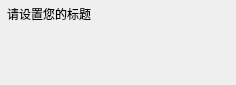
<?xml version="1.0" encoding="UTF-8"?>
<ui version="4.0">
 <class>TopWindow</class>
 <widget class="QWidget" name="TopWindow">
  <property name="geometry">
   <rect>
    <x>0</x>
    <y>0</y>
    <width>236</width>
    <height>85</height>
   </rect>
  </property>
  <property name="windowTitle">
   <string>TopWindow</string>
  </property>
  <property name="styleSheet">
   <string notr="true">#titleBar {
    border-top-left-radius: 3px;
    border-top-right-radius: 3px;
}

#titleBar #titleLabel {
    padding-left: 4px;
}

#titleBar QPushButton  {
    border: none;
    min-width: 25px;
    max-width: 25px;
    min-height: 27px;
    max-height: 27px;
    padding: 0;
    margin: 0;
    border-width: 0 0 0 0;
}

#titleBar #minButton {
    border-image: url(://images/min.png) 0 0 0 0 stretch stretch;
}
#titleBar #minButton:hover {
    border-image: url(://images/min-hover.png) 0 0 0 0 stretch stretch;
}
#titleBar #minButton:pressed {
    border-image: url(://images/min-pressed.png) 0 0 0 0 stretch stretch;
}

#titleBar #maxButton {
    border-image: url(://images/max.png) 0 0 0 0 stretch stretch;
}
#titleBar #maxButton:hover {
    border-image: url(://images/max-hover.png) 0 0 0 0 stretch stretch;
}

#titleBar #maxButton:pressed {
    border-image: url(://images/max-pressed.png) 0 0 0 0 stretch stretch;
}

#titleBar #restoreButton {
    border-image: url(://images/restore.png) 0 0 0 0 stretch stretch;
}
#titleBar #restoreButton:hover {
    border-image: url(://images/restore-hover.png) 0 0 0 0 stretch stretch;
}

#titleBar #restoreButton:pressed {
    border-image: url(://images/restore-pressed.png) 0 0 0 0 stretch stretch;
}

#titleBar #closeButton {
    border-image: url(://images/close.png) 0 0 0 0 stretch stretch;
}
#titleBar #closeButton:hover {
    border-image: url(://images/close-hover.png) 0 0 0 0 stretch stretch;
}

#titleBar #closeButton:pressed {
    border-image: url(://images/close-pressed.png) 0 0 0 0 stretch stretch;
}

QSizeGrip {
    width: 12px;
    height: 12px;
    border-width: 0 0 0 0;
    border-image: url(://images/size-grip.png) 0 0 0 0 stretch stretch;
}
</string>
  </property>
  <layout class="QGridLayout" name="gridLayout">
   <property name="leftMargin">
    <number>0</number>
   </property>
   <property name="topMargin">
    <number>0</number>
   </property>
   <property name="rightMargin">
    <number>0</number>
   </property>
   <property name="bottomMargin">
    <number>0</number>
   </property>
   <item row="0" column="0">
    <widget class="QWidget" name="titleBar" native="true">
     <layout class="QHBoxLayout" name="horizontalLayout">
      <property name="spacing">
       <number>0</number>
      </property>
      <property name="leftMargin">
       <number>0</number>
      </property>
      <property name="topMargin">
       <number>0</number>
      </property>
      <property name="rightMargin">
       <number>0</number>
      </property>
      <property name="bottomMargin">
       <number>0</number>
      </property>
      <item>
       <widget class="QLabel" name="titleLabel">
        <property name="text">
         <string>请设置您的标题</string>
        </property>
       </widget>
      </item>
      <item>
       <spacer name="horizontalSpacer">
        <property name="orientation">
         <enum>Qt::Horizontal</enum>
        </property>
        <property name="sizeHint" stdset="0">
         <size>
          <width>234</width>
          <height>20</height>
         </size>
        </property>
       </spacer>
      </item>
      <item>
       <widget class="QPushButton" name="minButton">
        <property name="text">
         <string/>
        </property>
        <property name="flat">
         <bool>true</bool>
        </property>
       </widget>
      </item>
      <item>
       <widget class="QPushButton" name="maxButton">
        <property name="text">
         <string/>
        </property>
        <property name="flat">
         <bool>true</bool>
        </property>
       </widget>
      </item>
      <item>
       <widget class="QPushButton" name="restoreButton">
        <property name="text">
         <string/>
        </property>
        <property name="flat">
         <bool>true</bool>
        </property>
       </widget>
      </item>
      <item>
       <widget class="QPushButton" name="closeButton">
        <property name="text">
         <string/>
        </property>
        <property name="flat">
         <bool>true</bool>
        </property>
       </widget>
      </item>
     </layout>
    </widget>
   </item>
   <item row="1" column="0">
    <widget class="QWidget" name="centralWidget" native="true">
     <property name="sizePolicy">
      <sizepolicy hsizetype="Preferred" vsizetype="Expanding">
       <horstretch>0</horstretch>
       <verstretch>0</verstretch>
      </sizepolicy>
     </property>
     <property name="styleSheet">
      <string notr="true"/>
     </property>
    </widget>
   </item>
  </layout>
 </widget>
 <layoutdefault spacing="6" margin="11"/>
 <resources/>
 <connections/>
</ui>
